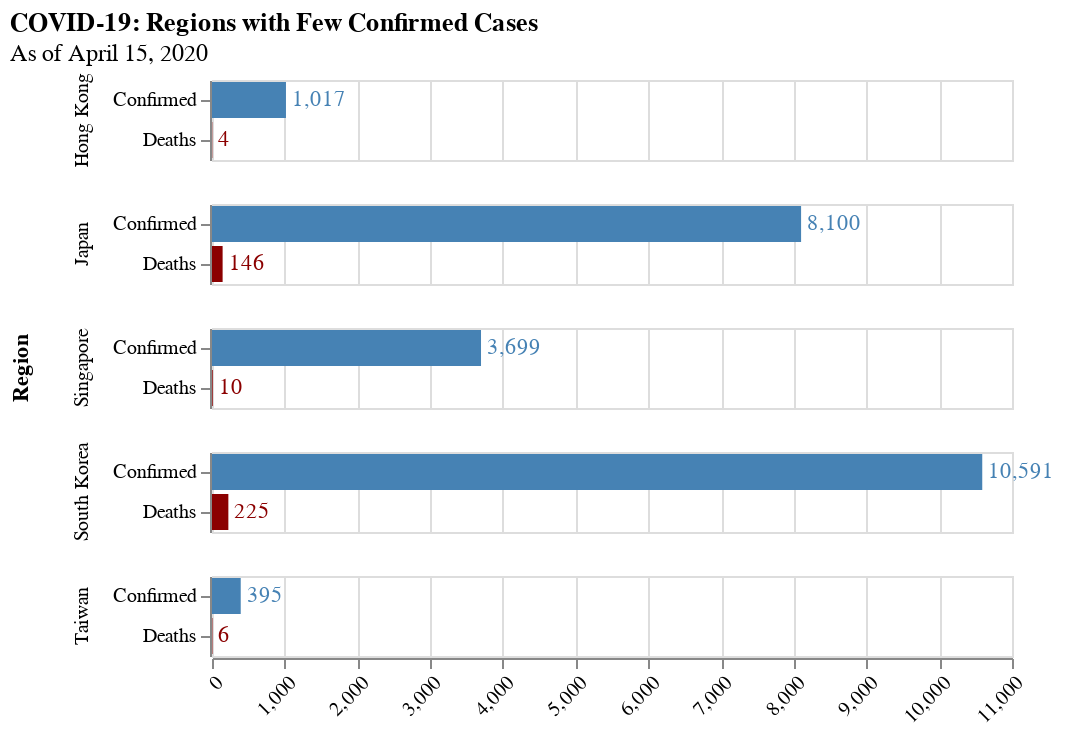

This figure's notebook cell:
### Code cell
# Structures data for grouped bar graphs
def create_group_data(regions: list) -> pd.DataFrame:
    data = []
    for r in regions:
        data.append([r.name, r.get_confirmed(), 'Confirmed'])
        data.append([r.name, r.get_deaths(), 'Deaths'])
    return pd.DataFrame(data, columns=['Region', 'Count', 'Case Type'])


# Confirmed and Deaths, Small Regions
regions_small = [taiwan, singapore, hongkong, southkorea, japan]

data = create_group_data(regions_small)

bars = alt.Chart(data).mark_bar().encode(
    x="Count:Q",
    y="Case Type:N",
    color=alt.Color("Case Type:N", legend=None, scale=alt.Scale(range=['steelblue','darkred']))
)

text = bars.mark_text(
    align='left',
    baseline='middle',
    dx=3
).encode(
    text=(
        alt.Text("Count:Q", format=",")
    )
)

alt.layer(bars, text).facet(
    row="Region:N"
).configure_axisX(
    labelAngle=-45,
    title=None
).configure_axisY(
    title=None
).properties(
    title={
        "text":'COVID-19: Regions with Few Confirmed Cases',
        "subtitle":'As of ' + as_of_date.strftime("%B %d, %Y")
    }
)

### Figure 1 — Vega-Lite specification as saved in the notebook (floating-point values rounded to 4 significant figures)
{"config": {"view": {"continuousWidth": 400, "continuousHeight": 300}, "axisX": {"labelAngle": -45, "title": null}, "axisY": {"title": null}}, "data": {"name": "data-93ffdc011f279e4a42c50de69b6abbd4"}, "facet": {"row": {"type": "nominal", "field": "Region"}}, "spec": {"layer": [{"mark": "bar", "encoding": {"color": {"type": "nominal", "field": "Case Type", "legend": null, "scale": {"range": ["steelblue", "darkred"]}}, "x": {"type": "quantitative", "field": "Count"}, "y": {"type": "nominal", "field": "Case Type"}}}, {"mark": {"type": "text", "align": "left", "baseline": "middle", "dx": 3}, "encoding": {"color": {"type": "nominal", "field": "Case Type", "legend": null, "scale": {"range": ["steelblue", "darkred"]}}, "text": {"type": "quantitative", "field": "Count", "format": ","}, "x": {"type": "quantitative", "field": "Count"}, "y": {"type": "nominal", "field": "Case Type"}}}]}, "title": {"text": "COVID-19: Regions with Few Confirmed Cases", "subtitle": "As of April 15, 2020"}, "$schema": "https://vega.github.io/schema/vega-lite/v4.8.1.json", "datasets": {"data-93ffdc011f279e4a42c50de69b6abbd4": [{"Region": "Taiwan", "Count": 395, "Case Type": "Confirmed"}, {"Region": "Taiwan", "Count": 6, "Case Type": "Deaths"}, {"Region": "Singapore", "Count": 3699, "Case Type": "Confirmed"}, {"Region": "Singapore", "Count": 10, "Case Type": "Deaths"}, {"Region": "Hong Kong", "Count": 1017, "Case Type": "Confirmed"}, {"Region": "Hong Kong", "Count": 4, "Case Type": "Deaths"}, {"Region": "South Korea", "Count": 10591, "Case Type": "Confirmed"}, {"Region": "South Korea", "Count": 225, "Case Type": "Deaths"}, {"Region": "Japan", "Count": 8100, "Case Type": "Confirmed"}, {"Region": "Japan", "Count": 146, "Case Type": "Deaths"}]}}
